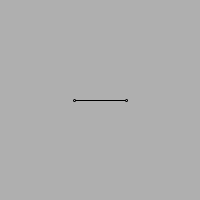
Frame 1 (no input)
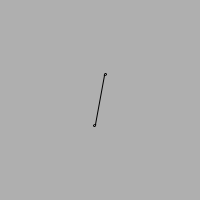
Frame 60 (the mouse pressed at the canvas centre just before this capture)
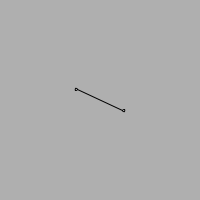
Frame 120 (the mouse held since frame 60 and released just before this capture)

The Processing sketch that drew these frames (run headless with seeded random() and noise(); from frame 60 on, the mouse is pressed at the canvas centre):

// Processing sketch: e01
// ── e01.pde
float angle = 0;
float W = 50;
float R = 1;

void setup() {
  size(200,200);
}

void draw() {
  background(175);
  
  translate(width/2,height/2);
  rotate(angle);
  line(-W/2,0,W/2,0);
  ellipse(-W/2-R,0,2*R,2*R);
  ellipse(W/2+R,0,2*R,2*R);
  
  angle = (angle + 0.03) % TWO_PI;
}
